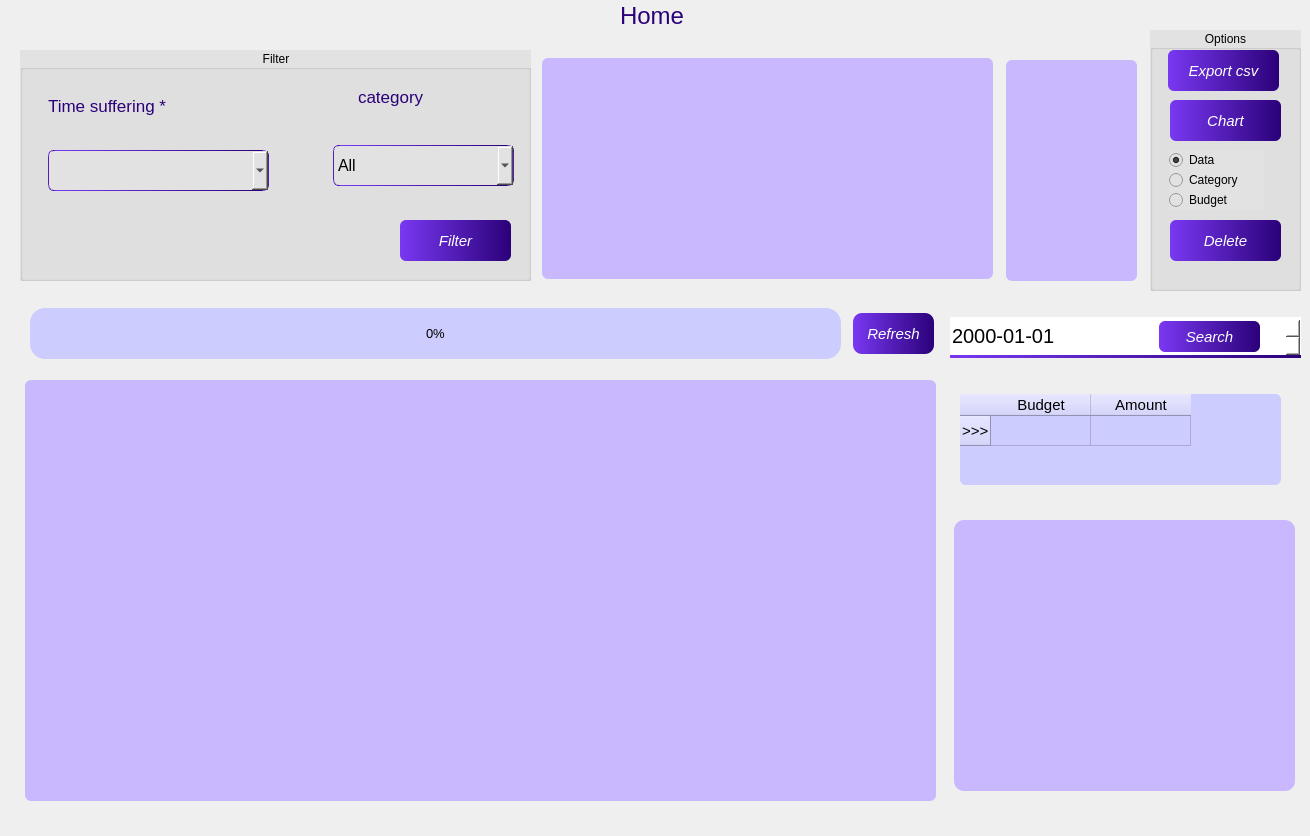
     <widget class="QWidget" name="page_home">
      <widget class="QLabel" name="label">
       <property name="geometry">
        <rect>
         <x>620</x>
         <y>0</y>
         <width>81</width>
         <height>31</height>
        </rect>
       </property>
       <property name="font">
        <font>
         <family>Arial</family>
         <pointsize>18</pointsize>
        </font>
       </property>
       <property name="styleSheet">
        <string notr="true">color: qlineargradient(spread:pad, x1:0, y1:0, x2:1, y2:0, stop:0 rgb(121, 56, 242), stop:1 rgb(43, 1, 121));</string>
       </property>
       <property name="text">
        <string>Home</string>
       </property>
      </widget>
      <widget class="QTableView" name="tableView_data">
       <property name="geometry">
        <rect>
         <x>25</x>
         <y>380</y>
         <width>911</width>
         <height>421</height>
        </rect>
       </property>
       <property name="font">
        <font>
         <family>Arial</family>
         <pointsize>10</pointsize>
        </font>
       </property>
       <property name="styleSheet">
        <string notr="true">alternate-background-color: #E2E2E2;
background: #CAB8FF;
border-radius: 6px;</string>
       </property>
       <property name="horizontalScrollBarPolicy">
        <enum>Qt::ScrollBarAlwaysOff</enum>
       </property>
       <property name="sizeAdjustPolicy">
        <enum>QAbstractScrollArea::AdjustToContents</enum>
       </property>
       <property name="editTriggers">
        <set>QAbstractItemView::NoEditTriggers</set>
       </property>
       <property name="alternatingRowColors">
        <bool>true</bool>
       </property>
      </widget>
      <widget class="QGroupBox" name="groupBox_filter">
       <property name="geometry">
        <rect>
         <x>20</x>
         <y>50</y>
         <width>511</width>
         <height>231</height>
        </rect>
       </property>
       <property name="font">
        <font>
         <family>Arial</family>
        </font>
       </property>
       <property name="styleSheet">
        <string notr="true">background-color: #E2E2E2;</string>
       </property>
       <property name="title">
        <string>Filter</string>
       </property>
       <property name="alignment">
        <set>Qt::AlignCenter</set>
       </property>
       <widget class="QPushButton" name="btn_filter">
        <property name="geometry">
         <rect>
          <x>380</x>
          <y>170</y>
          <width>111</width>
          <height>41</height>
         </rect>
        </property>
        <property name="font">
         <font>
          <family>Arial</family>
          <pointsize>11</pointsize>
          <italic>true</italic>
         </font>
        </property>
        <property name="cursor">
         <cursorShape>PointingHandCursor</cursorShape>
        </property>
        <property name="styleSheet">
         <string notr="true">QPushButton {
    border: none;
    background-color: qlineargradient(spread:pad, x1:0, y1:0, x2:1, y2:0, stop:0 rgb(121, 56, 242), stop:1 rgb(43, 1, 121));
    color: #fff;
    border-radius: 6px;


}
QPushButton:hover {
    background-color: qlineargradient(spread:pad, x1:0, y1:0, x2:1, y2:0, stop:0 #41295a, stop:1 #2F0743);
}</string>
        </property>
        <property name="text">
         <string>Filter</string>
        </property>
       </widget>
       <widget class="QLabel" name="label_3">
        <property name="geometry">
         <rect>
          <x>338</x>
          <y>31</y>
          <width>111</width>
          <height>31</height>
         </rect>
        </property>
        <property name="font">
         <font>
          <family>Arial</family>
          <pointsize>13</pointsize>
         </font>
        </property>
        <property name="styleSheet">
         <string notr="true">color: qlineargradient(spread:pad, x1:0, y1:0, x2:1, y2:0, stop:0 rgb(121, 56, 242), stop:1 rgb(43, 1, 121));
background-color: none;</string>
        </property>
        <property name="text">
         <string>category</string>
        </property>
       </widget>
       <widget class="QComboBox" name="comboBox_category">
        <property name="geometry">
         <rect>
          <x>313</x>
          <y>95</y>
          <width>181</width>
          <height>41</height>
         </rect>
        </property>
        <property name="font">
         <font>
          <family>Arial</family>
          <pointsize>12</pointsize>
         </font>
        </property>
        <property name="styleSheet">
         <string notr="true">border: 1px solid qlineargradient(spread:pad, x1:0, y1:0, x2:1, y2:0, stop:0 rgb(121, 56, 242), stop:1 rgb(43, 1, 121));;
background-color: #E2E2E2;
color: rgb(0, 0, 0);
border-radius: 6px;</string>
        </property>
        <property name="currentText">
         <string>All</string>
        </property>
        <property name="maxVisibleItems">
         <number>100</number>
        </property>
        <item>
         <property name="text">
          <string>All</string>
         </property>
        </item>
       </widget>
       <widget class="QLabel" name="label_2">
        <property name="geometry">
         <rect>
          <x>28</x>
          <y>40</y>
          <width>211</width>
          <height>31</height>
         </rect>
        </property>
        <property name="font">
         <font>
          <family>Arial</family>
          <pointsize>13</pointsize>
         </font>
        </property>
        <property name="styleSheet">
         <string notr="true">color: qlineargradient(spread:pad, x1:0, y1:0, x2:1, y2:0, stop:0 rgb(121, 56, 242), stop:1 rgb(43, 1, 121));
background-color: none;</string>
        </property>
        <property name="text">
         <string>Time suffering *</string>
        </property>
       </widget>
       <widget class="QComboBox" name="comboBox_period">
        <property name="geometry">
         <rect>
          <x>28</x>
          <y>100</y>
          <width>221</width>
          <height>41</height>
         </rect>
        </property>
        <property name="font">
         <font>
          <family>Arial</family>
          <pointsize>12</pointsize>
         </font>
        </property>
        <property name="styleSheet">
         <string notr="true">border: 1px solid qlineargradient(spread:pad, x1:0, y1:0, x2:1, y2:0, stop:0 rgb(121, 56, 242), stop:1 rgb(43, 1, 121));;
background-color: #E2E2E2;
color: rgb(0, 0, 0);
border-radius: 6px;</string>
        </property>
        <property name="currentText">
         <string/>
        </property>
        <property name="maxVisibleItems">
         <number>100</number>
        </property>
       </widget>
       <widget class="QLabel" name="label_filter_error">
        <property name="geometry">
         <rect>
          <x>30</x>
          <y>160</y>
          <width>331</width>
          <height>51</height>
         </rect>
        </property>
        <property name="font">
         <font>
          <family>Arial</family>
          <pointsize>13</pointsize>
         </font>
        </property>
        <property name="styleSheet">
         <string notr="true">color: rgb(255, 6, 51);
background-color: none;</string>
        </property>
        <property name="text">
         <string/>
        </property>
       </widget>
      </widget>
      <widget class="QTextEdit" name="textEdit_description">
       <property name="geometry">
        <rect>
         <x>954</x>
         <y>520</y>
         <width>341</width>
         <height>271</height>
        </rect>
       </property>
       <property name="font">
        <font>
         <family>Arial</family>
         <pointsize>14</pointsize>
        </font>
       </property>
       <property name="styleSheet">
        <string notr="true">background-color: #CAB8FF;
border-radius: 10px;</string>
       </property>
       <property name="readOnly">
        <bool>true</bool>
       </property>
       <property name="html">
        <string>&lt;!DOCTYPE HTML PUBLIC &quot;-//W3C//DTD HTML 4.0//EN&quot; &quot;http://www.w3.org/TR/REC-html40/strict.dtd&quot;&gt;
&lt;html&gt;&lt;head&gt;&lt;meta name=&quot;qrichtext&quot; content=&quot;1&quot; /&gt;&lt;style type=&quot;text/css&quot;&gt;
p, li { white-space: pre-wrap; }
&lt;/style&gt;&lt;/head&gt;&lt;body style=&quot; font-family:'Arial'; font-size:14pt; font-weight:400; font-style:normal;&quot;&gt;
&lt;p style=&quot;-qt-paragraph-type:empty; margin-top:0px; margin-bottom:0px; margin-left:0px; margin-right:0px; -qt-block-indent:0; text-indent:0px;&quot;&gt;&lt;br /&gt;&lt;/p&gt;&lt;/body&gt;&lt;/html&gt;</string>
       </property>
      </widget>
      <widget class="QGroupBox" name="groupBox_options">
       <property name="geometry">
        <rect>
         <x>1150</x>
         <y>30</y>
         <width>151</width>
         <height>261</height>
        </rect>
       </property>
       <property name="font">
        <font>
         <family>Arial</family>
        </font>
       </property>
       <property name="styleSheet">
        <string notr="true">background-color: #E2E2E2;</string>
       </property>
       <property name="title">
        <string>Options</string>
       </property>
       <property name="alignment">
        <set>Qt::AlignCenter</set>
       </property>
       <widget class="QPushButton" name="btn_export_csv">
        <property name="geometry">
         <rect>
          <x>18</x>
          <y>20</y>
          <width>111</width>
          <height>41</height>
         </rect>
        </property>
        <property name="font">
         <font>
          <family>Arial</family>
          <pointsize>11</pointsize>
          <italic>true</italic>
         </font>
        </property>
        <property name="cursor">
         <cursorShape>PointingHandCursor</cursorShape>
        </property>
        <property name="styleSheet">
         <string notr="true">QPushButton {
    border: none;
    background-color: qlineargradient(spread:pad, x1:0, y1:0, x2:1, y2:0, stop:0 rgb(121, 56, 242), stop:1 rgb(43, 1, 121));
    color: #fff;
    border-radius: 6px;


}
QPushButton:hover {
    background-color: qlineargradient(spread:pad, x1:0, y1:0, x2:1, y2:0, stop:0 #41295a, stop:1 #2F0743);
}</string>
        </property>
        <property name="text">
         <string>Export csv</string>
        </property>
       </widget>
       <widget class="QPushButton" name="btn_chart">
        <property name="geometry">
         <rect>
          <x>20</x>
          <y>70</y>
          <width>111</width>
          <height>41</height>
         </rect>
        </property>
        <property name="font">
         <font>
          <family>Arial</family>
          <pointsize>11</pointsize>
          <italic>true</italic>
         </font>
        </property>
        <property name="cursor">
         <cursorShape>PointingHandCursor</cursorShape>
        </property>
        <property name="styleSheet">
         <string notr="true">QPushButton {
    border: none;
    background-color: qlineargradient(spread:pad, x1:0, y1:0, x2:1, y2:0, stop:0 rgb(121, 56, 242), stop:1 rgb(43, 1, 121));
    color: #fff;
    border-radius: 6px;


}
QPushButton:hover {
    background-color: qlineargradient(spread:pad, x1:0, y1:0, x2:1, y2:0, stop:0 #41295a, stop:1 #2F0743);
}</string>
        </property>
        <property name="text">
         <string>Chart</string>
        </property>
       </widget>
       <widget class="QPushButton" name="btn_delete">
        <property name="geometry">
         <rect>
          <x>20</x>
          <y>190</y>
          <width>111</width>
          <height>41</height>
         </rect>
        </property>
        <property name="font">
         <font>
          <family>Arial</family>
          <pointsize>11</pointsize>
          <italic>true</italic>
         </font>
        </property>
        <property name="cursor">
         <cursorShape>PointingHandCursor</cursorShape>
        </property>
        <property name="styleSheet">
         <string notr="true">QPushButton {
    border: none;
    background-color: qlineargradient(spread:pad, x1:0, y1:0, x2:1, y2:0, stop:0 rgb(121, 56, 242), stop:1 rgb(43, 1, 121));
    color: #fff;
    border-radius: 6px;


}
QPushButton:hover {
    background-color: qlineargradient(spread:pad, x1:0, y1:0, x2:1, y2:0, stop:0 #41295a, stop:1 #2F0743);
}</string>
        </property>
        <property name="text">
         <string>Delete</string>
        </property>
       </widget>
       <widget class="QRadioButton" name="radioButton">
        <property name="geometry">
         <rect>
          <x>19</x>
          <y>160</y>
          <width>95</width>
          <height>20</height>
         </rect>
        </property>
        <property name="font">
         <font>
          <family>Arial</family>
         </font>
        </property>
        <property name="text">
         <string>Budget</string>
        </property>
       </widget>
       <widget class="QRadioButton" name="radioButton_2">
        <property name="geometry">
         <rect>
          <x>19</x>
          <y>140</y>
          <width>95</width>
          <height>20</height>
         </rect>
        </property>
        <property name="font">
         <font>
          <family>Arial</family>
         </font>
        </property>
        <property name="text">
         <string>Category</string>
        </property>
       </widget>
       <widget class="QRadioButton" name="radioButton_3">
        <property name="geometry">
         <rect>
          <x>19</x>
          <y>120</y>
          <width>95</width>
          <height>20</height>
         </rect>
        </property>
        <property name="font">
         <font>
          <family>Arial</family>
         </font>
        </property>
        <property name="text">
         <string>Data</string>
        </property>
        <property name="checked">
         <bool>true</bool>
        </property>
       </widget>
      </widget>
      <widget class="QProgressBar" name="progressBar">
       <property name="geometry">
        <rect>
         <x>30</x>
         <y>308</y>
         <width>811</width>
         <height>51</height>
        </rect>
       </property>
       <property name="font">
        <font>
         <family>Arial</family>
         <pointsize>10</pointsize>
        </font>
       </property>
       <property name="styleSheet">
        <string notr="true">QProgressBar::chunk{
    border-radius: 15px;
    background-color: qlineargradient(spread:pad, x1:0, y1:0, x2:1, y2:0, stop:0 #11998e, stop:1 #38ef7d);

}

QProgressBar{
    color: #ffff;
    border-style: none;
    border-radius: 15px;
    text-align: center;
    height: 40px;
    background-color: #ccccff;
}</string>
       </property>
       <property name="locale">
        <locale language="English" country="UnitedStates"/>
       </property>
       <property name="value">
        <number>0</number>
       </property>
      </widget>
      <widget class="QTableWidget" name="tableWidget">
       <property name="geometry">
        <rect>
         <x>960</x>
         <y>394</y>
         <width>321</width>
         <height>91</height>
        </rect>
       </property>
       <property name="font">
        <font>
         <family>Arial</family>
         <pointsize>11</pointsize>
        </font>
       </property>
       <property name="styleSheet">
        <string notr="true">background: #ccccff;
border-radius: 6px;</string>
       </property>
       <property name="sizeAdjustPolicy">
        <enum>QAbstractScrollArea::AdjustToContents</enum>
       </property>
       <property name="editTriggers">
        <set>QAbstractItemView::NoEditTriggers</set>
       </property>
       <row>
        <property name="text">
         <string>&gt;&gt;&gt;</string>
        </property>
       </row>
       <column>
        <property name="text">
         <string>Budget</string>
        </property>
        <property name="font">
         <font>
          <family>Arial</family>
          <pointsize>11</pointsize>
         </font>
        </property>
        <property name="textAlignment">
         <set>AlignCenter</set>
        </property>
       </column>
       <column>
        <property name="text">
         <string>Amount</string>
        </property>
        <property name="font">
         <font>
          <family>Arial</family>
          <pointsize>11</pointsize>
         </font>
        </property>
        <property name="textAlignment">
         <set>AlignCenter</set>
        </property>
       </column>
      </widget>
      <widget class="QDateEdit" name="dateEdit_search">
       <property name="geometry">
        <rect>
         <x>950</x>
         <y>317</y>
         <width>351</width>
         <height>41</height>
        </rect>
       </property>
       <property name="font">
        <font>
         <family>Arial</family>
         <pointsize>15</pointsize>
        </font>
       </property>
       <property name="styleSheet">
        <string notr="true">QDateEdit{
	background-color: rgb(255, 255, 255);
	border: none;
	border-bottom: 3px solid qlineargradient(spread:pad, x1:0, y1:0, x2:1, y2:0, stop:0 rgb(121, 56, 242), stop:1 rgb(43, 1, 121));
	border-radius: none;
}
QDateEdit:focus{
	border-bottom: 3px solid qlineargradient(spread:pad, x1:0, y1:0, x2:1, y2:0, stop:0 #41295a, stop:1 #2F0743);
}</string>
       </property>
       <property name="locale">
        <locale language="English" country="UnitedStates"/>
       </property>
       <property name="buttonSymbols">
        <enum>QAbstractSpinBox::UpDownArrows</enum>
       </property>
       <property name="displayFormat">
        <string>yyyy-MM-dd</string>
       </property>
       <property name="timeSpec">
        <enum>Qt::LocalTime</enum>
       </property>
      </widget>
      <widget class="QPushButton" name="btn_search">
       <property name="geometry">
        <rect>
         <x>1159</x>
         <y>321</y>
         <width>101</width>
         <height>31</height>
        </rect>
       </property>
       <property name="font">
        <font>
         <family>Arial</family>
         <pointsize>11</pointsize>
         <italic>true</italic>
        </font>
       </property>
       <property name="cursor">
        <cursorShape>PointingHandCursor</cursorShape>
       </property>
       <property name="styleSheet">
        <string notr="true">QPushButton {
    border: none;
    background-color: qlineargradient(spread:pad, x1:0, y1:0, x2:1, y2:0, stop:0 rgb(121, 56, 242), stop:1 rgb(43, 1, 121));
    color: #fff;
    border-radius: 6px;


}
QPushButton:hover {
    background-color: qlineargradient(spread:pad, x1:0, y1:0, x2:1, y2:0, stop:0 #41295a, stop:1 #2F0743);
}</string>
       </property>
       <property name="text">
        <string>Search</string>
       </property>
      </widget>
      <widget class="QLabel" name="label_delete_error">
       <property name="geometry">
        <rect>
         <x>950</x>
         <y>806</y>
         <width>341</width>
         <height>21</height>
        </rect>
       </property>
       <property name="font">
        <font>
         <family>Arial</family>
         <pointsize>13</pointsize>
        </font>
       </property>
       <property name="styleSheet">
        <string notr="true">color: rgb(255, 6, 51);
background-color: none;</string>
       </property>
       <property name="text">
        <string/>
       </property>
      </widget>
      <widget class="QTableView" name="tableView_budget">
       <property name="geometry">
        <rect>
         <x>542</x>
         <y>58</y>
         <width>451</width>
         <height>221</height>
        </rect>
       </property>
       <property name="font">
        <font>
         <family>Arial</family>
         <pointsize>10</pointsize>
        </font>
       </property>
       <property name="styleSheet">
        <string notr="true">alternate-background-color: #E2E2E2;
background: #CAB8FF;
border-radius: 6px;</string>
       </property>
       <property name="horizontalScrollBarPolicy">
        <enum>Qt::ScrollBarAlwaysOff</enum>
       </property>
       <property name="sizeAdjustPolicy">
        <enum>QAbstractScrollArea::AdjustToContents</enum>
       </property>
       <property name="editTriggers">
        <set>QAbstractItemView::NoEditTriggers</set>
       </property>
       <property name="alternatingRowColors">
        <bool>true</bool>
       </property>
      </widget>
      <widget class="QTableView" name="tableView_category">
       <property name="geometry">
        <rect>
         <x>1006</x>
         <y>60</y>
         <width>131</width>
         <height>221</height>
        </rect>
       </property>
       <property name="font">
        <font>
         <family>Arial</family>
         <pointsize>10</pointsize>
        </font>
       </property>
       <property name="styleSheet">
        <string notr="true">alternate-background-color: #E2E2E2;
background: #CAB8FF;
border-radius: 6px;</string>
       </property>
       <property name="horizontalScrollBarPolicy">
        <enum>Qt::ScrollBarAlwaysOff</enum>
       </property>
       <property name="sizeAdjustPolicy">
        <enum>QAbstractScrollArea::AdjustToContents</enum>
       </property>
       <property name="editTriggers">
        <set>QAbstractItemView::NoEditTriggers</set>
       </property>
       <property name="alternatingRowColors">
        <bool>true</bool>
       </property>
      </widget>
      <widget class="QPushButton" name="btn_refresh">
       <property name="geometry">
        <rect>
         <x>853</x>
         <y>313</y>
         <width>81</width>
         <height>41</height>
        </rect>
       </property>
       <property name="font">
        <font>
         <family>Arial</family>
         <pointsize>11</pointsize>
         <italic>true</italic>
        </font>
       </property>
       <property name="cursor">
        <cursorShape>PointingHandCursor</cursorShape>
       </property>
       <property name="styleSheet">
        <string notr="true">QPushButton {
    border: none;
    background-color: qlineargradient(spread:pad, x1:0, y1:0, x2:1, y2:0, stop:0 rgb(121, 56, 242), stop:1 rgb(43, 1, 121));
    color: #fff;
    border-radius: 9px;


}
QPushButton:hover {
    background-color: qlineargradient(spread:pad, x1:0, y1:0, x2:1, y2:0, stop:0 #41295a, stop:1 #2F0743);
}</string>
       </property>
       <property name="text">
        <string>Refresh</string>
       </property>
      </widget>
     </widget>
